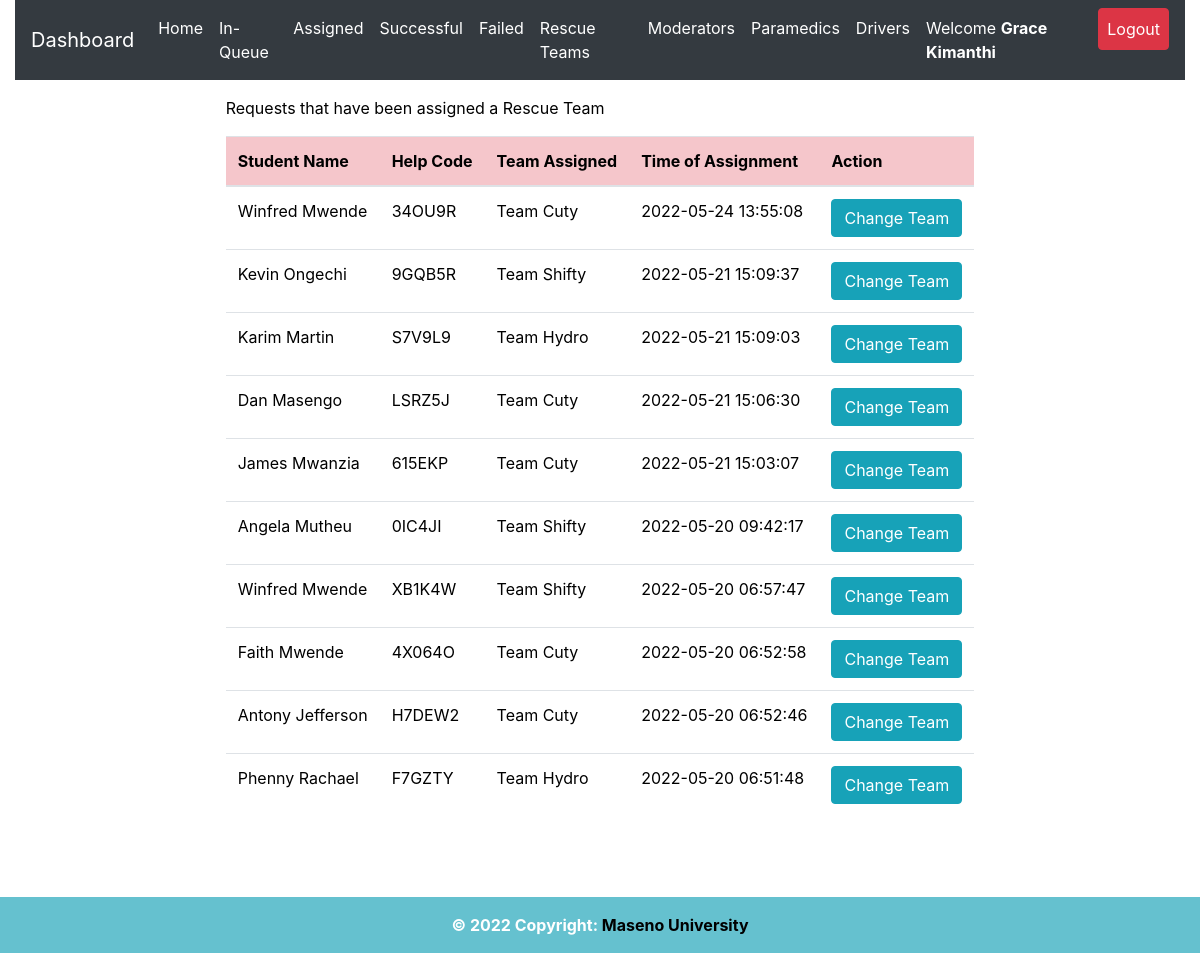
Page /admin/assigned.php (signed in) on the earlier database version.
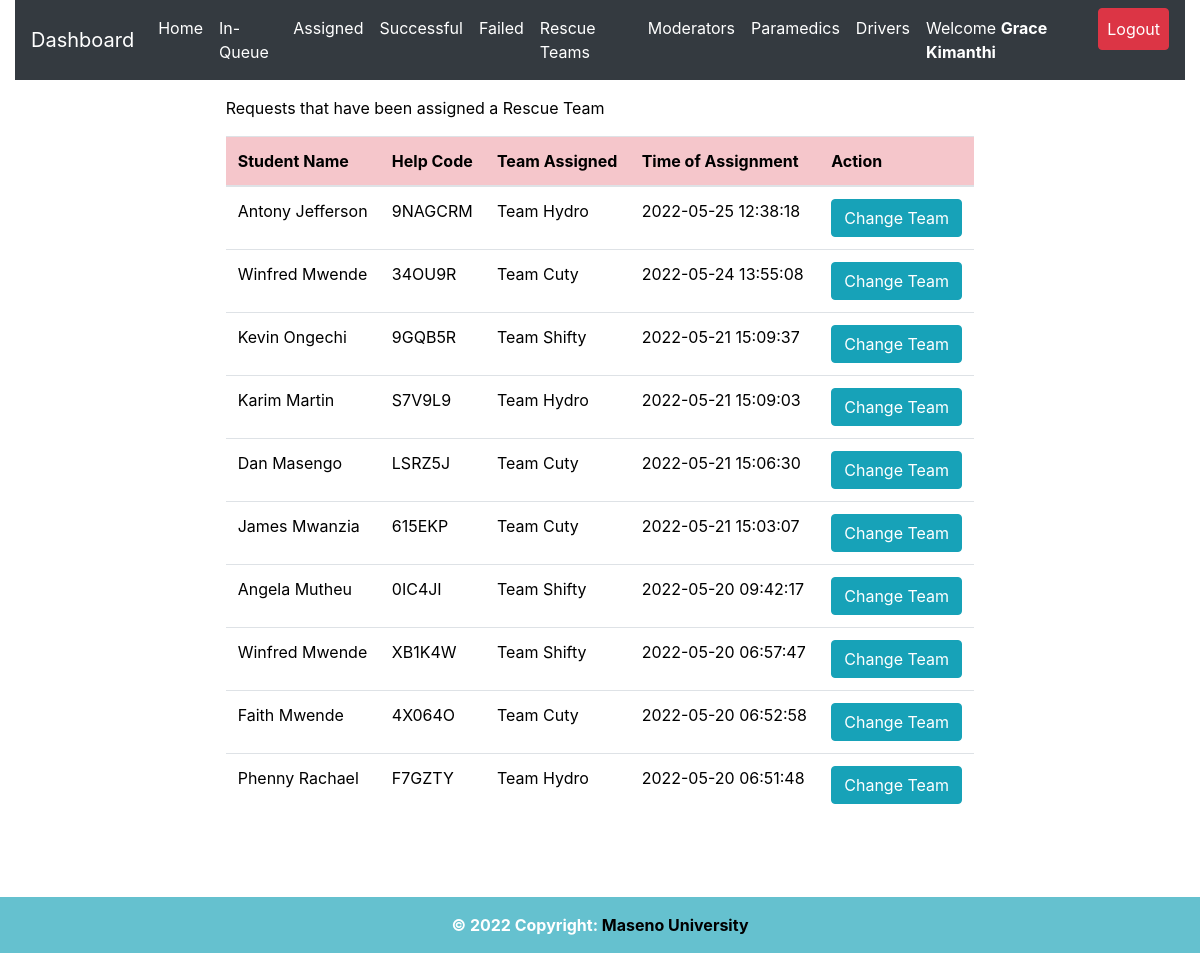
Same page on the later database version.
### tables this page shows
CREATE TABLE `request_status` (
  `id` int(20) NOT NULL,
  `helpID` varchar(50) NOT NULL,
  `ip_address` varchar(100) NOT NULL,
  `request_latitude` varchar(50) NOT NULL DEFAULT '0',
  `request_longitude` varchar(50) NOT NULL DEFAULT '0',
  `status` varchar(50) DEFAULT 'Pending',
  `emergency_type` varchar(50) NOT NULL,
  `manual_directions` varchar(500) DEFAULT 'N/A',
  `emergency_description` varchar(255) DEFAULT 'No Description',
  `admNo` varchar(255) NOT NULL,
  `timestamp` datetime NOT NULL DEFAULT CURRENT_TIMESTAMP
);

CREATE TABLE `student_details` (
  `id` int(20) NOT NULL,
  `regNum` varchar(255) NOT NULL,
  `firstname` varchar(255) NOT NULL,
  `lastname` varchar(255) NOT NULL,
  `emailaddress` varchar(255) NOT NULL,
  `phonenumber` varchar(15) NOT NULL,
  `password` varchar(255) NOT NULL,
  `password_reset_token` varchar(500) DEFAULT NULL,
  `date` datetime NOT NULL DEFAULT CURRENT_TIMESTAMP
);

CREATE TABLE `rescue_team` (
  `id` int(11) NOT NULL,
  `team_id` varchar(50) NOT NULL,
  `team_username` varchar(255) NOT NULL,
  `team_name` varchar(255) NOT NULL,
  `team_phone` int(15) NOT NULL,
  `team_email` varchar(50) NOT NULL,
  `team_password` varchar(255) NOT NULL,
  `password_reset_token` varchar(255) DEFAULT NULL,
  `registration_timestamp` datetime NOT NULL DEFAULT CURRENT_TIMESTAMP
);

CREATE TABLE `rescue_team_tasks` (
  `id` int(10) NOT NULL,
  `task_help_code` varchar(50) NOT NULL,
  `rescue_team_id` varchar(50) NOT NULL,
  `assigning_admin_id` varchar(50) NOT NULL,
  `team_status` varchar(255) NOT NULL DEFAULT 'Unassigned',
  `assignment_time` timestamp NOT NULL DEFAULT CURRENT_TIMESTAMP ON UPDATE CURRENT_TIMESTAMP
);

### admin/assigned.php (the view, shortened to what this page needs)
<?php
include 'server.php';
$admin_identity = $_SESSION['admin_id'];
?>
<!DOCTYPE html>
<html lang="en">
<head>
<?php include './includes/header.php'; ?>
</head>
  <body>
    <?php include './includes/navbar.php'; ?>
  <div class="row m-3">
   <div class="col-md-2"></div>
  <div class="col-md-8">
    <div class="table-responsive-lg">
        <table class="table" style='color:black'>
            <thead>
              <p style='color:black; font-weight:normal'>
              Requests that have been assigned a Rescue Team
      </p>
                <tr >
                  <th scope="col" class="table-danger">Student Name</th>
                  <th scope="col" class="table-danger">Help Code</th>
                  <th scope="col" class="table-danger">Team Assigned</th>
                  <th scope="col" class="table-danger">Time of Assignment</th>
                  <th scope="col" class="table-danger">Action</th>
                </tr>
              </thead>
              <tbody>
        <?php
        if($admin_identity){
          $data_fetch_query = "SELECT request_status.id, request_status.helpID,request_status.status,
          request_status.admNo,request_status.timestamp,student_details.regNum,student_details.regNum,
          student_details.firstname,student_details.lastname,student_details.phonenumber, rescue_team_tasks.*
          FROM request_status
          INNER JOIN student_details ON request_status.admNo = student_details.regNum
          INNER JOIN rescue_team_tasks ON request_status.helpID = rescue_team_tasks.task_help_code
          WHERE request_status.status ='Assigned' order by  rescue_team_tasks.assignment_time DESC;";
            $data_result = mysqli_query($db, $data_fetch_query);
            if ($data_result->num_rows > 0){
                while($row = $data_result->fetch_assoc()) {
                $fName=$row["firstname"];
                $lName=$row["lastname"];
                $help_code=$row["helpID"];
                $team_id=$row["rescue_team_id"];
                $request_time=$row["assignment_time"];
                $team_fetch = "SELECT * FROM `rescue_team` WHERE `team_id` = '$team_id' ";
                $rslt = mysqli_query($db,  $team_fetch);
                if ($rslt->num_rows > 0){
                  while($row = $rslt->fetch_assoc()) {
                    $team_name = $row["team_name"];
                  }
                }
            echo "<tr style='font-weight:normal'> <td>" .$fName. " ".$lName. "</td>";
            echo "<td>" .$help_code."</td>";
            echo "<td>" .$team_name."</td>";
            echo "<td>" .$request_time."</td>";
            echo "<td>
            <form method ='POST' action='server.php'>
            <input hidden type='text' name='help_code_2' value='$help_code'>
            <input type='submit' data-adminidentity= '$admin_identity' data-previous_team='$team_name' data-helpcode ='$help_code' name='reassign-btn' value='Change Team' class='btn btn-info team_change_button'>
            </form>
            </td> </tr>";
            }
            }else{
            echo "<td>"."No Data is available"."</td>";
            }
            } else{
                echo "<td>"."No Data Found"."</td>";
            }
    ?>
              </tbody>
        </table>
      </div>
      </div>
      <div class="col-md-2"></div>
</div>
<div class="container">
  <div class="row">
    <div class="col-md-3"></div>
    <div class="col-md-6">
    </div>
    <div class="col-md-3"></div>
  </div>
</div>
<?php include './includes/footer.php';?>
  </body>
</html>

### admin/includes/header.php (shortened to what this page needs)
<link rel="stylesheet" href="https://cdnjs.cloudflare.com/ajax/libs/font-awesome/6.0.0/css/all.min.css" />
<link rel="stylesheet" href="https://maxcdn.bootstrapcdn.com/bootstrap/4.0.0/css/bootstrap.min.css">
<link rel="stylesheet" href="./static/css/style.css" />
<link rel="stylesheet" type="text/css" href="https://cdn.jsdelivr.net/npm/toastify-js/src/toastify.min.css">

### admin/includes/navbar.php (shortened to what this page needs)
<div class="container-fluid" id="mynav">
  <nav class="navbar navbar-expand-lg navbar-dark bg-dark ">
  <a class="navbar-brand" href="./dashboard.php">Dashboard</a>
  <div class="collapse navbar-collapse" id="navbarSupportedContent">
    <ul class="navbar-nav ml-auto ">
      <?php
     if($_SESSION['admin_id']){ ?>
    <li class="nav-item">
        <a class="nav-link active" href="dashboard.php">Home</a>
      </li>
     <li class="nav-item">
        <a class="nav-link active" href="inqueue.php">In-Queue</a>
      </li>
     <li class="nav-item">
        <a class="nav-link active" href="assigned.php">Assigned</a>
      </li>
      <li class="nav-item">
        <a class="nav-link active" href="successful.php">Successful</a>
      </li>
      <li class="nav-item">
        <a class="nav-link active" href="failed.php">Failed</a>
      </li>
      <li class="nav-item">
        <a class="nav-link active" href="team.php">Rescue Teams</a>
      </li>
      <li class="nav-item">
        <a class="nav-link active" href="moderators.php">Moderators</a>
      </li>
      <li class="nav-item">
        <a class="nav-link active" href="paramedics.php">Paramedics</a>
      </li>
      <li class="nav-item">
        <a class="nav-link active" href="drivers.php">Drivers</a>
      </li>
      <li class="nav-item active">
      <a class="nav-link" href="javascript:void(0)">
      <?php echo "Welcome ". "<strong style='color:white;'>".$_SESSION['admin_firstname']." ".$_SESSION['admin_lastname'];  ?> </a>
      </li>
      <li class="nav-item active">
        <a class="nav-link btn btn-danger" href="logout.php">Logout </a>
      </li>
         <?php
  }
 ?>
    </ul>
  </div>
</nav>
</div>

### admin/includes/footer.php (shortened to what this page needs)
<footer class="page-footer font-small blue mt-5" style="background-color: #65c1cf;">
  <div class="footer-copyright text-center py-3" style="font-weight: bold;">© <span id="year">2050</span> Copyright:
    <a href="https://maseno.ac.ke" style="color: black;"> Maseno University</a>
  </div>
</footer>

Differences in the rows shown:
no longer on this page (row edited): request_status: admNo.firstname "Antony", admNo.lastname "Jefferson", helpID "H7DEW2", rescue_team.team_name "Team Cuty", rescue_team_tasks.assignment_time "2022-05-20 06:52:46"
now on this page (row edited): request_status: admNo.firstname "Antony", admNo.lastname "Jefferson", helpID "9NAGCRM", rescue_team.team_name "Team Hydro", rescue_team_tasks.assignment_time "2022-05-25 12:38:18"
